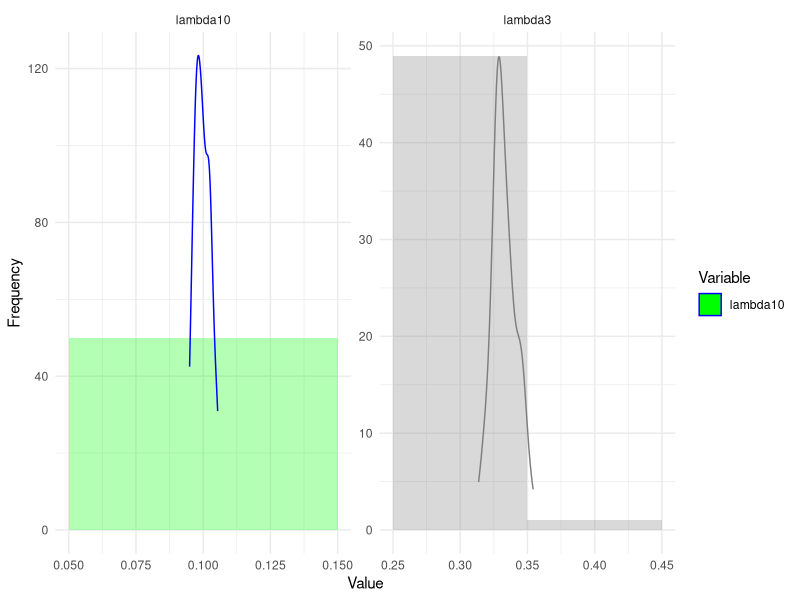

Here is the R script that generated this plot: (Note: this script raises an error after producing the figure.)
# 3+5
#n : taille d u n echantillon
# calcul de la moyenne empirique Xn|

#nobs : nombre d'echantillons crees 
# => c'est la taille de l'echantillon des moyennes

#dbinom() => densite
#pbinom() => proba ~ fct repartition
#qbinom() => quantiles ( P[X <  y] = x , on donne x on recupere y)
#si x suit binomiale(N,p)
#rbinom(size, N, p)
#rbinom() => random
install.packages("ggplot2")
library(ggplot2)
library(tidyr)

#1er echantillon
n <- 1000 #augmente la vitesse de conv
nobs <- 50
p <- 0.5
N <- 30 #essais 
lambda <- 1
#ech1 <- rbinom(n,N,p)
# ech1 = [ balbalallb] => visualiser il faut un histo
#hist(ech1)

#mean = moyenne empirique
#mean(ech1)

#on veut save uniquement la moyenne, pas l'echantillon
#echantillon_binomial <- replicate(nobs, mean(rbinom(n, N, p)))

#df "data frame"
#df <- data.frame(bin = echantillon_binomial)

#echantillon_cauchy <- replicate(nobs, mean(rcauchy(n, 0, scale = 1)))
#df <- data.frame(bin = echantillon_cauchy)

echantillon_expo <- replicate(nobs, mean(rexp(n, lambda + 2)))
df <- data.frame(lambda3
                 = echantillon_expo)
df$lambda10 <- replicate(nobs, mean(rexp(n, lambda + 9)))

df_tidy <- df %>%
  pivot_longer(everything(), names_to = "Variable", values_to = "Value")

ggplot(df_tidy) +
  geom_histogram(aes(x = Value, fill = Variable), binwidth = 0.1, alpha = 0.3) +
  geom_density(aes(x = Value, color = Variable)) +
  facet_wrap(~ Variable, scales = "free") +
  labs(x = "Value", y = "Frequency") +
  scale_fill_manual(values = c("lambda_025" = "yellow", "lambda10" = "green")) +
  scale_color_manual(values = c("lambda_025" = "red", "lambda10" = "blue")) +
  theme_minimal()
# Histogramme basique
#ggplot(df, aes(x=bin)) + geom_histogram() + ggtitle("Histogramme d'echantillons d'exponentielles de paramètre(lambda = 1)") + xlab("Moyenne des tirages") + ylab("") + geom_density(color="darkred") + geom_vline(aes(xintercept=mean(echantillon_expo)), color="blue", linetype="dashed", size=1)


ggplot(df, aes(x = bin, y = norm)) + 
  geom_histogram()
  ggtitle("tat")

#Objectif : verif suit loi Normale
#hist(df$bin)

mean(df$bin)
var(df$bin)

#test hypothese
# W = statistique de test
# p value = proba H0 accepte
# ici H0 = etre une loi normale (param inconnus)
#p value acceptee si p > 0.05
shapiro.test(df$bin)

# check : 
test <- shapiro.test(df$bin)

#graphiquement
#qqplot() / qqnorm() (qqnorm + generique)
qqnorm(df$bin)
qqline(df$bin, col = 'blue')
qqPlot(df$bin, col = 'red')

install.packages("car")
library(car) #qq plot plus joli


#Todo : remplacer la loi binomiale
# ajouter densite sur la courbe
# et la densite theorique 
# proportion de p value < 0.05 
# varie selon n , nobs ??
# utiliser gg plots au lieu de qq plot

df$norm <- replicate(nobs, mean(rbinom(n, N+20, p+0.3)))
qqPlot(df$bin, col = 'red')

#redaction : shapiro W = H0 = blbbala donc accepte ou refuse
# proportion de tests failed , depend de n , nobs
# graph de refus loi normale en fct de n
# vitesse de convergeance


